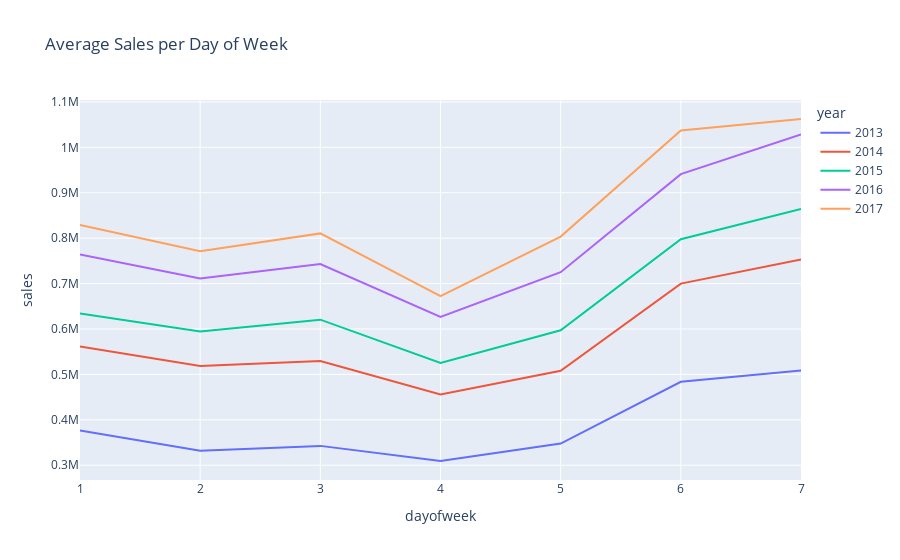

This figure's notebook cell:
### Code cell
a = daily_sales.copy()
a["year"] = a.date.dt.year
a["dayofweek"] = a.date.dt.dayofweek+1
a = a.groupby(["year", "dayofweek"]).sales.mean().reset_index()
px.line(a, x="dayofweek", y="sales" , color = "year", title = "Average Sales per Day of Week")

### Figure 1 — Plotly figure (JSON) as saved in the notebook; plotly's stock layout.template omitted (floating-point values rounded to 4 significant figures)
{"data": [{"hovertemplate": "year=2013<br>dayofweek=%{x}<br>sales=%{y}<extra></extra>", "legendgroup": "2013", "line": {"color": "#636efa", "dash": "solid"}, "marker": {"symbol": "circle"}, "mode": "lines", "name": "2013", "orientation": "v", "showlegend": true, "type": "scatter", "x": [1, 2, 3, 4, 5, 6, 7], "xaxis": "x", "y": [376400.0, 331900.0, 342600.0, 309300.0, 347700.0, 483800.0, 508800.0], "yaxis": "y"}, {"hovertemplate": "year=2014<br>dayofweek=%{x}<br>sales=%{y}<extra></extra>", "legendgroup": "2014", "line": {"color": "#EF553B", "dash": "solid"}, "marker": {"symbol": "circle"}, "mode": "lines", "name": "2014", "orientation": "v", "showlegend": true, "type": "scatter", "x": [1, 2, 3, 4, 5, 6, 7], "xaxis": "x", "y": [561400.0, 518600.0, 529600.0, 456000.0, 508000.0, 700000.0, 753200.0], "yaxis": "y"}, {"hovertemplate": "year=2015<br>dayofweek=%{x}<br>sales=%{y}<extra></extra>", "legendgroup": "2015", "line": {"color": "#00cc96", "dash": "solid"}, "marker": {"symbol": "circle"}, "mode": "lines", "name": "2015", "orientation": "v", "showlegend": true, "type": "scatter", "x": [1, 2, 3, 4, 5, 6, 7], "xaxis": "x", "y": [634000.0, 594700.0, 620500.0, 525300.0, 597300.0, 797700.0, 864100.0], "yaxis": "y"}, {"hovertemplate": "year=2016<br>dayofweek=%{x}<br>sales=%{y}<extra></extra>", "legendgroup": "2016", "line": {"color": "#ab63fa", "dash": "solid"}, "marker": {"symbol": "circle"}, "mode": "lines", "name": "2016", "orientation": "v", "showlegend": true, "type": "scatter", "x": [1, 2, 3, 4, 5, 6, 7], "xaxis": "x", "y": [764100.0, 711300.0, 742900.0, 626400.0, 725100.0, 940900.0, 1028000.0], "yaxis": "y"}, {"hovertemplate": "year=2017<br>dayofweek=%{x}<br>sales=%{y}<extra></extra>", "legendgroup": "2017", "line": {"color": "#FFA15A", "dash": "solid"}, "marker": {"symbol": "circle"}, "mode": "lines", "name": "2017", "orientation": "v", "showlegend": true, "type": "scatter", "x": [1, 2, 3, 4, 5, 6, 7], "xaxis": "x", "y": [829100.0, 771200.0, 810500.0, 672200.0, 803500.0, 1037000.0, 1062000.0], "yaxis": "y"}], "layout": {"legend": {"title": {"text": "year"}, "tracegroupgap": 0}, "title": {"text": "Average Sales per Day of Week"}, "xaxis": {"anchor": "y", "domain": [0, 1], "title": {"text": "dayofweek"}}, "yaxis": {"anchor": "x", "domain": [0, 1], "title": {"text": "sales"}}}}
